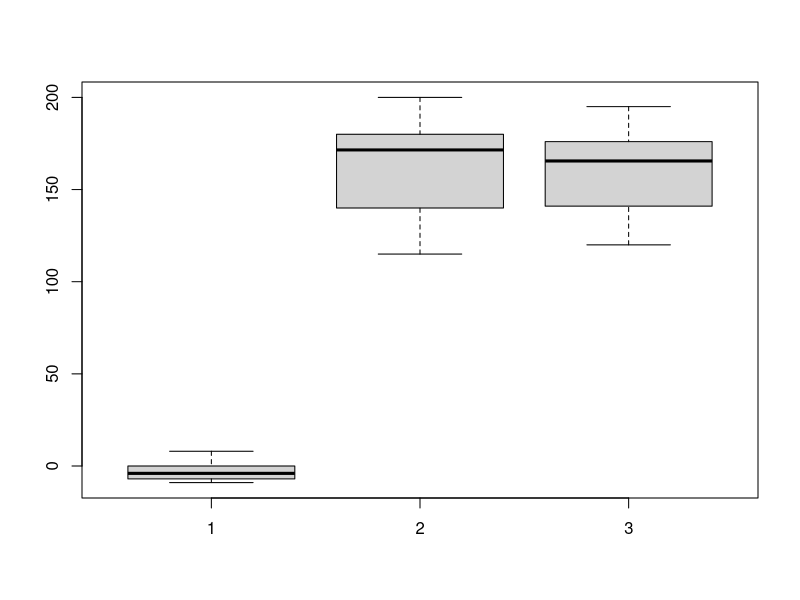

Generate this figure with R:
## ---- chunk 1
#In a clinical trial, the following data were obtained comparing placebo and two drugs.
#a) Test for treatment differences, using only Post Drug values.
#b) Test for treatment differences by testing the change from baseline(Pre Drug)
pre=c(180,140,175,120,165,190,170,143,180,115,176,200,172,140,182,122,171,192) #Blood Pressure before applying treatment
post=c(176,142,174,128,165,183,161,140,176,120,170,195,165,141,175,122,166,185) #Blood pressure after applying treatment
Drug=c(rep("Plaebo",6),rep("Drug1",6),rep("Drug2",6))
hg=data.frame("Pre"=pre,"Post"=post,"Drug"=Drug);hg
aov=aov(post~Drug,data=hg)
aov
## ---- chunk 2
Drug=c(rep(c("Plaebo","Drug1","Drug2"),each=6))
## ---- chunk 3
summary(aov)
## ---- chunk 4
hg$diff=hg$Post-hg$Pre
hg
## ---- chunk 5
print(aov(diff~Drug,data=hg))
## ---- chunk 6
print(summary(aov(diff~Drug,data=hg)))
## ---- chunk 7
boxplot(hg$diff,hg$Pre,hg$Post)
## ---- chunk 8
alpha=0.05
n=1:30
salary=c(750,600,600,650,700,700,860,810,780,670,690,550,610,715,755,770,680,670,740,760,775,845,870,640,690,715,630,685,780,635)
stat=t.test(salary,mu=750,alternative ="less")
stat
## ---- chunk 9
ifelse(stat$p.value>alpha,"Reject Null Hypothesis","Fail to Reject Null Hypothesis")
## ---- chunk 10
#Q. The gain of weights of two random samples of chicks o two different diets A and B are given below. Examine whether the difference in mean increases in weight is significant or not.
#Ho:mu1=mu2 vs H1:mu1!=mu2 ( != means not equal to) 
x=c(2.5,2.25,2.35,2.60,2.10,2.45,2.50,2.1,2.2) #Weight gain for Diet A
y=c(2.45,2.50,2.60,2.77,2.60,2.55,2.65,2.75,2.45,2.50) #Weight gain for Diet B
#We are assuming equal variances for two groups.
t.test(x,y,alt='less',var.equal=T)
## ---- chunk 11
#A sample of 12 Student from a school has the following scores in IQ test. 89,87,76,78,79,86,74,83,75,71,76,92. Do this data support the mean IQ marks of the school students is 80. Test at 5% level.
#Ho:mu=80 vs H1:mu!=80 Not equal to 80
x=c(89,87,76,78,79,86,74,83,75,71,76,92)
#One sample t test
t.test(x,mu=80,alternative = "two.sided")
#p-value is greater than level of significance accept Ho.

## ---- chunk 12
#Q.A business school in its advertisements claims that the average salary of its graduates in a particular lean year is at par with the average salaries offered at the top five business schools. A sample of 30 graduates, from the business school whose claim was to be verified, was taken at random.Their salaries are given.
#The average salary offered at the top five business schools in that year was given as Rs. 750,000. Assess the validity of the claim made by the business school in its advertisement.
#Salary
x=c(750,600,600,650,700,780,860,810,780,670,690,550,610,715,755,770,680,670,740,760,775,845,870,640,690,715,630,685,780,635);
#Ho:mu=750 vs H1:mu!=750
t.test(x,mu=750,alternative = "less")
#p-value is less than level of significance we reject Ho.
